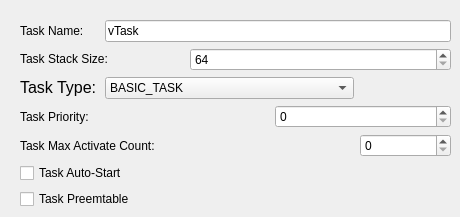
     <widget class="QWidget" name="tabTask">
      <attribute name="title">
       <string>Task</string>
      </attribute>
      <widget class="QWidget" name="layoutWidget">
       <property name="geometry">
        <rect>
         <x>20</x>
         <y>20</y>
         <width>431</width>
         <height>188</height>
        </rect>
       </property>
       <layout class="QGridLayout" name="gridLayout">
        <item row="0" column="0">
         <widget class="QLabel" name="label_5">
          <property name="text">
           <string>&lt;html&gt;&lt;head/&gt;&lt;body&gt;&lt;p&gt;Task Name:&lt;/p&gt;&lt;/body&gt;&lt;/html&gt;</string>
          </property>
         </widget>
        </item>
        <item row="0" column="1" colspan="4">
         <widget class="QLineEdit" name="leTskName">
          <property name="text">
           <string>vTask</string>
          </property>
         </widget>
        </item>
        <item row="1" column="0" colspan="2">
         <widget class="QLabel" name="label_8">
          <property name="text">
           <string>&lt;html&gt;&lt;head/&gt;&lt;body&gt;&lt;p&gt;Task Stack Size:&lt;/p&gt;&lt;/body&gt;&lt;/html&gt;</string>
          </property>
         </widget>
        </item>
        <item row="1" column="2" colspan="3">
         <widget class="QSpinBox" name="spbxTskStkSize">
          <property name="minimumSize">
           <size>
            <width>101</width>
            <height>0</height>
           </size>
          </property>
          <property name="toolTip">
           <string>&lt;!DOCTYPE HTML PUBLIC &quot;-//W3C//DTD HTML 4.0//EN&quot; &quot;http://www.w3.org/TR/REC-html40/strict.dtd&quot;&gt;
&lt;html&gt;&lt;head&gt;&lt;meta name=&quot;qrichtext&quot; content=&quot;1&quot; /&gt;&lt;style type=&quot;text/css&quot;&gt;
p, li { white-space: pre-wrap; }
&lt;/style&gt;&lt;/head&gt;&lt;body style=&quot; font-family:'Monospace'; font-size:12pt; font-weight:400; font-style:normal;&quot;&gt;
&lt;table border=&quot;0&quot; style=&quot;-qt-table-type: root; margin-top:4px; margin-bottom:4px; margin-left:4px; margin-right:4px;&quot;&gt;
&lt;tr&gt;
&lt;td style=&quot;border: none;&quot;&gt;
&lt;p style=&quot; margin-top:0px; margin-bottom:0px; margin-left:0px; margin-right:0px; -qt-block-indent:0; text-indent:0px;&quot;&gt;配置GaInOS 任务堆栈大小&lt;/p&gt;&lt;/td&gt;&lt;/tr&gt;&lt;/table&gt;&lt;/body&gt;&lt;/html&gt;</string>
          </property>
          <property name="minimum">
           <number>64</number>
          </property>
          <property name="maximum">
           <number>10240000</number>
          </property>
         </widget>
        </item>
        <item row="2" column="0">
         <widget class="QLabel" name="label_6">
          <property name="text">
           <string>&lt;!DOCTYPE HTML PUBLIC &quot;-//W3C//DTD HTML 4.0//EN&quot; &quot;http://www.w3.org/TR/REC-html40/strict.dtd&quot;&gt;
&lt;html&gt;&lt;head&gt;&lt;meta name=&quot;qrichtext&quot; content=&quot;1&quot; /&gt;&lt;style type=&quot;text/css&quot;&gt;
p, li { white-space: pre-wrap; }
&lt;/style&gt;&lt;/head&gt;&lt;body style=&quot; font-family:'Monospace'; font-size:12pt; font-weight:400; font-style:normal;&quot;&gt;
&lt;table border=&quot;0&quot; style=&quot;-qt-table-type: root; margin-top:4px; margin-bottom:4px; margin-left:4px; margin-right:4px;&quot;&gt;
&lt;tr&gt;
&lt;td style=&quot;border: none;&quot;&gt;
&lt;p style=&quot; margin-top:0px; margin-bottom:0px; margin-left:0px; margin-right:0px; -qt-block-indent:0; text-indent:0px;&quot;&gt;Task Type:&lt;/p&gt;&lt;/td&gt;&lt;/tr&gt;&lt;/table&gt;&lt;/body&gt;&lt;/html&gt;</string>
          </property>
         </widget>
        </item>
        <item row="2" column="1" colspan="3">
         <widget class="QComboBox" name="cmbxTskType">
          <property name="minimumSize">
           <size>
            <width>111</width>
            <height>0</height>
           </size>
          </property>
          <property name="toolTip">
           <string>&lt;!DOCTYPE HTML PUBLIC &quot;-//W3C//DTD HTML 4.0//EN&quot; &quot;http://www.w3.org/TR/REC-html40/strict.dtd&quot;&gt;
&lt;html&gt;&lt;head&gt;&lt;meta name=&quot;qrichtext&quot; content=&quot;1&quot; /&gt;&lt;style type=&quot;text/css&quot;&gt;
p, li { white-space: pre-wrap; }
&lt;/style&gt;&lt;/head&gt;&lt;body style=&quot; font-family:'Monospace'; font-size:12pt; font-weight:400; font-style:normal;&quot;&gt;
&lt;table border=&quot;0&quot; style=&quot;-qt-table-type: root; margin-top:4px; margin-bottom:4px; margin-left:4px; margin-right:4px;&quot;&gt;
&lt;tr&gt;
&lt;td style=&quot;border: none;&quot;&gt;
&lt;p style=&quot; margin-top:0px; margin-bottom:0px; margin-left:0px; margin-right:0px; -qt-block-indent:0; text-indent:0px;&quot;&gt;配置GaInOS任务类型&lt;/p&gt;&lt;/td&gt;&lt;/tr&gt;&lt;/table&gt;&lt;/body&gt;&lt;/html&gt;</string>
          </property>
          <property name="currentIndex">
           <number>0</number>
          </property>
          <item>
           <property name="text">
            <string>BASIC_TASK</string>
           </property>
          </item>
          <item>
           <property name="text">
            <string>EXTEND_TASK</string>
           </property>
          </item>
         </widget>
        </item>
        <item row="3" column="0" colspan="2">
         <widget class="QLabel" name="label_7">
          <property name="text">
           <string>Task Priority:</string>
          </property>
         </widget>
        </item>
        <item row="3" column="3" colspan="2">
         <widget class="QSpinBox" name="spbxTskPrio">
          <property name="minimumSize">
           <size>
            <width>101</width>
            <height>0</height>
           </size>
          </property>
          <property name="toolTip">
           <string>&lt;!DOCTYPE HTML PUBLIC &quot;-//W3C//DTD HTML 4.0//EN&quot; &quot;http://www.w3.org/TR/REC-html40/strict.dtd&quot;&gt;
&lt;html&gt;&lt;head&gt;&lt;meta name=&quot;qrichtext&quot; content=&quot;1&quot; /&gt;&lt;style type=&quot;text/css&quot;&gt;
p, li { white-space: pre-wrap; }
&lt;/style&gt;&lt;/head&gt;&lt;body style=&quot; font-family:'Monospace'; font-size:12pt; font-weight:400; font-style:normal;&quot;&gt;
&lt;table border=&quot;0&quot; style=&quot;-qt-table-type: root; margin-top:4px; margin-bottom:4px; margin-left:4px; margin-right:4px;&quot;&gt;
&lt;tr&gt;
&lt;td style=&quot;border: none;&quot;&gt;
&lt;p style=&quot; margin-top:0px; margin-bottom:0px; margin-left:0px; margin-right:0px; -qt-block-indent:0; text-indent:0px;&quot;&gt;配置GaInOS 任务的优先级&lt;/p&gt;&lt;/td&gt;&lt;/tr&gt;&lt;/table&gt;&lt;/body&gt;&lt;/html&gt;</string>
          </property>
         </widget>
        </item>
        <item row="4" column="0" colspan="4">
         <widget class="QLabel" name="label_10">
          <property name="text">
           <string>Task Max Activate Count:</string>
          </property>
         </widget>
        </item>
        <item row="4" column="4">
         <widget class="QSpinBox" name="spbxTskMaxActivateCount">
          <property name="minimumSize">
           <size>
            <width>91</width>
            <height>0</height>
           </size>
          </property>
          <property name="toolTip">
           <string>&lt;!DOCTYPE HTML PUBLIC &quot;-//W3C//DTD HTML 4.0//EN&quot; &quot;http://www.w3.org/TR/REC-html40/strict.dtd&quot;&gt;
&lt;html&gt;&lt;head&gt;&lt;meta name=&quot;qrichtext&quot; content=&quot;1&quot; /&gt;&lt;style type=&quot;text/css&quot;&gt;
p, li { white-space: pre-wrap; }
&lt;/style&gt;&lt;/head&gt;&lt;body style=&quot; font-family:'Monospace'; font-size:12pt; font-weight:400; font-style:normal;&quot;&gt;
&lt;table border=&quot;0&quot; style=&quot;-qt-table-type: root; margin-top:4px; margin-bottom:4px; margin-left:4px; margin-right:4px;&quot;&gt;
&lt;tr&gt;
&lt;td style=&quot;border: none;&quot;&gt;
&lt;p style=&quot; margin-top:0px; margin-bottom:0px; margin-left:0px; margin-right:0px; -qt-block-indent:0; text-indent:0px;&quot;&gt;配置GaInOS的最大激活次数&lt;/p&gt;&lt;/td&gt;&lt;/tr&gt;&lt;/table&gt;&lt;/body&gt;&lt;/html&gt;</string>
          </property>
         </widget>
        </item>
        <item row="5" column="0" colspan="3">
         <widget class="QCheckBox" name="cbxTskAutoStart">
          <property name="text">
           <string>Task Auto-Start</string>
          </property>
         </widget>
        </item>
        <item row="6" column="0" colspan="3">
         <widget class="QCheckBox" name="cbxTskPreemtable">
          <property name="text">
           <string>Task Preemtable</string>
          </property>
         </widget>
        </item>
       </layout>
      </widget>
     </widget>
